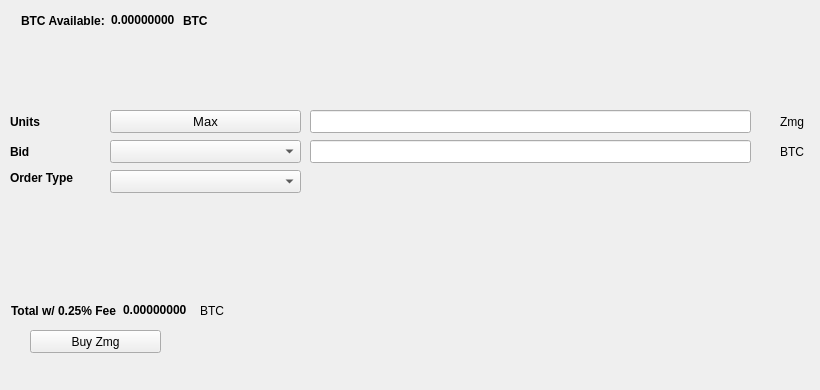
   <widget class="QWidget" name="BuyTab">
    <attribute name="title">
     <string>Buy</string>
    </attribute>
    <widget class="QPushButton" name="BuyZmg">
     <property name="geometry">
      <rect>
       <x>30</x>
       <y>330</y>
       <width>131</width>
       <height>23</height>
      </rect>
     </property>
     <property name="text">
      <string>Buy Zmg</string>
     </property>
     <property name="icon">
      <iconset resource="../zmg.qrc">
       <normaloff>:/icons/bitcoin</normaloff>:/icons/bitcoin</iconset>
     </property>
    </widget>
    <widget class="QLabel" name="label_3">
     <property name="geometry">
      <rect>
       <x>10</x>
       <y>110</y>
       <width>46</width>
       <height>23</height>
      </rect>
     </property>
     <property name="font">
      <font>
       <weight>75</weight>
       <bold>true</bold>
      </font>
     </property>
     <property name="text">
      <string>Units</string>
     </property>
    </widget>
    <widget class="QLineEdit" name="UnitsInput">
     <property name="geometry">
      <rect>
       <x>310</x>
       <y>110</y>
       <width>441</width>
       <height>23</height>
      </rect>
     </property>
     <property name="font">
      <font>
       <pointsize>9</pointsize>
       <weight>75</weight>
       <bold>true</bold>
      </font>
     </property>
    </widget>
    <widget class="QLineEdit" name="BuyBidPriceEdit">
     <property name="geometry">
      <rect>
       <x>310</x>
       <y>140</y>
       <width>441</width>
       <height>23</height>
      </rect>
     </property>
     <property name="font">
      <font>
       <pointsize>9</pointsize>
       <weight>75</weight>
       <bold>true</bold>
      </font>
     </property>
    </widget>
    <widget class="QLabel" name="label_4">
     <property name="geometry">
      <rect>
       <x>780</x>
       <y>110</y>
       <width>31</width>
       <height>23</height>
      </rect>
     </property>
     <property name="text">
      <string>Zmg</string>
     </property>
    </widget>
    <widget class="QLabel" name="label_5">
     <property name="geometry">
      <rect>
       <x>780</x>
       <y>140</y>
       <width>31</width>
       <height>23</height>
      </rect>
     </property>
     <property name="text">
      <string>BTC</string>
     </property>
    </widget>
    <widget class="QLabel" name="label_6">
     <property name="geometry">
      <rect>
       <x>10</x>
       <y>140</y>
       <width>46</width>
       <height>23</height>
      </rect>
     </property>
     <property name="font">
      <font>
       <weight>75</weight>
       <bold>true</bold>
      </font>
     </property>
     <property name="text">
      <string>Bid</string>
     </property>
    </widget>
    <widget class="QLabel" name="label_7">
     <property name="geometry">
      <rect>
       <x>10</x>
       <y>170</y>
       <width>91</width>
       <height>16</height>
      </rect>
     </property>
     <property name="font">
      <font>
       <weight>75</weight>
       <bold>true</bold>
      </font>
     </property>
     <property name="text">
      <string>Order Type</string>
     </property>
    </widget>
    <widget class="QPushButton" name="Buy_Max_Amount">
     <property name="geometry">
      <rect>
       <x>110</x>
       <y>110</y>
       <width>191</width>
       <height>23</height>
      </rect>
     </property>
     <property name="font">
      <font>
       <pointsize>10</pointsize>
      </font>
     </property>
     <property name="text">
      <string>Max</string>
     </property>
    </widget>
    <widget class="QComboBox" name="BuyBidcomboBox">
     <property name="geometry">
      <rect>
       <x>110</x>
       <y>140</y>
       <width>191</width>
       <height>23</height>
      </rect>
     </property>
     <property name="font">
      <font>
       <pointsize>10</pointsize>
      </font>
     </property>
    </widget>
    <widget class="QComboBox" name="buyOrdertypeCombo">
     <property name="geometry">
      <rect>
       <x>110</x>
       <y>170</y>
       <width>191</width>
       <height>23</height>
      </rect>
     </property>
     <property name="font">
      <font>
       <pointsize>10</pointsize>
      </font>
     </property>
    </widget>
    <widget class="QWidget" name="layoutWidget1">
     <property name="geometry">
      <rect>
       <x>21</x>
       <y>11</y>
       <width>227</width>
       <height>19</height>
      </rect>
     </property>
     <layout class="QHBoxLayout" name="horizontalLayout_3">
      <item>
       <widget class="QLabel" name="label232">
        <property name="font">
         <font>
          <weight>75</weight>
          <bold>true</bold>
         </font>
        </property>
        <property name="text">
         <string>BTC Available:</string>
        </property>
       </widget>
      </item>
      <item>
       <widget class="QLabel" name="BtcAvailableLbl">
        <property name="palette">
         <palette>
          <active>
           <colorrole role="WindowText">
            <brush brushstyle="SolidPattern">
             <color alpha="255">
              <red>0</red>
              <green>0</green>
              <blue>0</blue>
             </color>
            </brush>
           </colorrole>
           <colorrole role="Button">
            <brush brushstyle="SolidPattern">
             <color alpha="255">
              <red>0</red>
              <green>170</green>
              <blue>0</blue>
             </color>
            </brush>
           </colorrole>
           <colorrole role="Light">
            <brush brushstyle="SolidPattern">
             <color alpha="255">
              <red>0</red>
              <green>255</green>
              <blue>0</blue>
             </color>
            </brush>
           </colorrole>
           <colorrole role="Midlight">
            <brush brushstyle="SolidPattern">
             <color alpha="255">
              <red>0</red>
              <green>212</green>
              <blue>0</blue>
             </color>
            </brush>
           </colorrole>
           <colorrole role="Dark">
            <brush brushstyle="SolidPattern">
             <color alpha="255">
              <red>0</red>
              <green>85</green>
              <blue>0</blue>
             </color>
            </brush>
           </colorrole>
           <colorrole role="Mid">
            <brush brushstyle="SolidPattern">
             <color alpha="255">
              <red>0</red>
              <green>113</green>
              <blue>0</blue>
             </color>
            </brush>
           </colorrole>
           <colorrole role="Text">
            <brush brushstyle="SolidPattern">
             <color alpha="255">
              <red>0</red>
              <green>170</green>
              <blue>0</blue>
             </color>
            </brush>
           </colorrole>
           <colorrole role="BrightText">
            <brush brushstyle="SolidPattern">
             <color alpha="255">
              <red>255</red>
              <green>255</green>
              <blue>255</blue>
             </color>
            </brush>
           </colorrole>
           <colorrole role="ButtonText">
            <brush brushstyle="SolidPattern">
             <color alpha="255">
              <red>0</red>
              <green>0</green>
              <blue>0</blue>
             </color>
            </brush>
           </colorrole>
           <colorrole role="Base">
            <brush brushstyle="SolidPattern">
             <color alpha="255">
              <red>255</red>
              <green>255</green>
              <blue>255</blue>
             </color>
            </brush>
           </colorrole>
           <colorrole role="Window">
            <brush brushstyle="SolidPattern">
             <color alpha="255">
              <red>0</red>
              <green>170</green>
              <blue>0</blue>
             </color>
            </brush>
           </colorrole>
           <colorrole role="Shadow">
            <brush brushstyle="SolidPattern">
             <color alpha="255">
              <red>0</red>
              <green>0</green>
              <blue>0</blue>
             </color>
            </brush>
           </colorrole>
           <colorrole role="AlternateBase">
            <brush brushstyle="SolidPattern">
             <color alpha="255">
              <red>127</red>
              <green>212</green>
              <blue>127</blue>
             </color>
            </brush>
           </colorrole>
           <colorrole role="ToolTipBase">
            <brush brushstyle="SolidPattern">
             <color alpha="255">
              <red>255</red>
              <green>255</green>
              <blue>220</blue>
             </color>
            </brush>
           </colorrole>
           <colorrole role="ToolTipText">
            <brush brushstyle="SolidPattern">
             <color alpha="255">
              <red>0</red>
              <green>0</green>
              <blue>0</blue>
             </color>
            </brush>
           </colorrole>
          </active>
          <inactive>
           <colorrole role="WindowText">
            <brush brushstyle="SolidPattern">
             <color alpha="255">
              <red>0</red>
              <green>0</green>
              <blue>0</blue>
             </color>
            </brush>
           </colorrole>
           <colorrole role="Button">
            <brush brushstyle="SolidPattern">
             <color alpha="255">
              <red>0</red>
              <green>170</green>
              <blue>0</blue>
             </color>
            </brush>
           </colorrole>
           <colorrole role="Light">
            <brush brushstyle="SolidPattern">
             <color alpha="255">
              <red>0</red>
              <green>255</green>
              <blue>0</blue>
             </color>
            </brush>
           </colorrole>
           <colorrole role="Midlight">
            <brush brushstyle="SolidPattern">
             <color alpha="255">
              <red>0</red>
              <green>212</green>
              <blue>0</blue>
             </color>
            </brush>
           </colorrole>
           <colorrole role="Dark">
            <brush brushstyle="SolidPattern">
             <color alpha="255">
              <red>0</red>
              <green>85</green>
              <blue>0</blue>
             </color>
            </brush>
           </colorrole>
           <colorrole role="Mid">
            <brush brushstyle="SolidPattern">
             <color alpha="255">
              <red>0</red>
              <green>113</green>
              <blue>0</blue>
             </color>
            </brush>
           </colorrole>
           <colorrole role="Text">
            <brush brushstyle="SolidPattern">
             <color alpha="255">
              <red>0</red>
              <green>170</green>
              <blue>0</blue>
             </color>
            </brush>
           </colorrole>
           <colorrole role="BrightText">
            <brush brushstyle="SolidPattern">
             <color alpha="255">
              <red>255</red>
              <green>255</green>
              <blue>255</blue>
             </color>
            </brush>
           </colorrole>
           <colorrole role="ButtonText">
            <brush brushstyle="SolidPattern">
             <color alpha="255">
              <red>0</red>
              <green>0</green>
              <blue>0</blue>
             </color>
            </brush>
           </colorrole>
           <colorrole role="Base">
            <brush brushstyle="SolidPattern">
             <color alpha="255">
              <red>255</red>
              <green>255</green>
              <blue>255</blue>
             </color>
            </brush>
           </colorrole>
           <colorrole role="Window">
            <brush brushstyle="SolidPattern">
             <color alpha="255">
              <red>0</red>
              <green>170</green>
              <blue>0</blue>
             </color>
            </brush>
           </colorrole>
           <colorrole role="Shadow">
            <brush brushstyle="SolidPattern">
             <color alpha="255">
              <red>0</red>
              <green>0</green>
              <blue>0</blue>
             </color>
            </brush>
           </colorrole>
           <colorrole role="AlternateBase">
            <brush brushstyle="SolidPattern">
             <color alpha="255">
              <red>127</red>
              <green>212</green>
              <blue>127</blue>
             </color>
            </brush>
           </colorrole>
           <colorrole role="ToolTipBase">
            <brush brushstyle="SolidPattern">
             <color alpha="255">
              <red>255</red>
              <green>255</green>
              <blue>220</blue>
             </color>
            </brush>
           </colorrole>
           <colorrole role="ToolTipText">
            <brush brushstyle="SolidPattern">
             <color alpha="255">
              <red>0</red>
              <green>0</green>
              <blue>0</blue>
             </color>
            </brush>
           </colorrole>
          </inactive>
          <disabled>
           <colorrole role="WindowText">
            <brush brushstyle="SolidPattern">
             <color alpha="255">
              <red>0</red>
              <green>85</green>
              <blue>0</blue>
             </color>
            </brush>
           </colorrole>
           <colorrole role="Button">
            <brush brushstyle="SolidPattern">
             <color alpha="255">
              <red>0</red>
              <green>170</green>
              <blue>0</blue>
             </color>
            </brush>
           </colorrole>
           <colorrole role="Light">
            <brush brushstyle="SolidPattern">
             <color alpha="255">
              <red>0</red>
              <green>255</green>
              <blue>0</blue>
             </color>
            </brush>
           </colorrole>
           <colorrole role="Midlight">
            <brush brushstyle="SolidPattern">
             <color alpha="255">
              <red>0</red>
              <green>212</green>
              <blue>0</blue>
             </color>
            </brush>
           </colorrole>
           <colorrole role="Dark">
            <brush brushstyle="SolidPattern">
             <color alpha="255">
              <red>0</red>
              <green>85</green>
              <blue>0</blue>
             </color>
            </brush>
           </colorrole>
           <colorrole role="Mid">
            <brush brushstyle="SolidPattern">
             <color alpha="255">
              <red>0</red>
              <green>113</green>
              <blue>0</blue>
             </color>
            </brush>
           </colorrole>
           <colorrole role="Text">
            <brush brushstyle="SolidPattern">
             <color alpha="255">
              <red>0</red>
              <green>85</green>
              <blue>0</blue>
             </color>
            </brush>
           </colorrole>
           <colorrole role="BrightText">
            <brush brushstyle="SolidPattern">
             <color alpha="255">
              <red>255</red>
              <green>255</green>
              <blue>255</blue>
             </color>
            </brush>
           </colorrole>
           <colorrole role="ButtonText">
            <brush brushstyle="SolidPattern">
             <color alpha="255">
              <red>0</red>
              <green>85</green>
              <blue>0</blue>
             </color>
            </brush>
           </colorrole>
           <colorrole role="Base">
            <brush brushstyle="SolidPattern">
             <color alpha="255">
              <red>0</red>
              <green>170</green>
              <blue>0</blue>
             </color>
            </brush>
           </colorrole>
           <colorrole role="Window">
            <brush brushstyle="SolidPattern">
             <color alpha="255">
              <red>0</red>
              <green>170</green>
              <blue>0</blue>
             </color>
            </brush>
           </colorrole>
           <colorrole role="Shadow">
            <brush brushstyle="SolidPattern">
             <color alpha="255">
              <red>0</red>
              <green>0</green>
              <blue>0</blue>
             </color>
            </brush>
           </colorrole>
           <colorrole role="AlternateBase">
            <brush brushstyle="SolidPattern">
             <color alpha="255">
              <red>0</red>
              <green>170</green>
              <blue>0</blue>
             </color>
            </brush>
           </colorrole>
           <colorrole role="ToolTipBase">
            <brush brushstyle="SolidPattern">
             <color alpha="255">
              <red>255</red>
              <green>255</green>
              <blue>220</blue>
             </color>
            </brush>
           </colorrole>
           <colorrole role="ToolTipText">
            <brush brushstyle="SolidPattern">
             <color alpha="255">
              <red>0</red>
              <green>0</green>
              <blue>0</blue>
             </color>
            </brush>
           </colorrole>
          </disabled>
         </palette>
        </property>
        <property name="font">
         <font>
          <weight>75</weight>
          <bold>true</bold>
         </font>
        </property>
        <property name="text">
         <string>0.00000000</string>
        </property>
        <property name="textInteractionFlags">
         <set>Qt::LinksAccessibleByMouse|Qt::TextSelectableByKeyboard|Qt::TextSelectableByMouse</set>
        </property>
       </widget>
      </item>
      <item>
       <widget class="QLabel" name="BtcAvailableLbl_2">
        <property name="font">
         <font>
          <weight>75</weight>
          <bold>true</bold>
         </font>
        </property>
        <property name="text">
         <string>BTC</string>
        </property>
       </widget>
      </item>
     </layout>
    </widget>
    <widget class="QWidget" name="layoutWidge2">
     <property name="geometry">
      <rect>
       <x>11</x>
       <y>301</y>
       <width>259</width>
       <height>19</height>
      </rect>
     </property>
     <layout class="QHBoxLayout" name="horizontalLayout_4">
      <item>
       <widget class="QLabel" name="label_9">
        <property name="font">
         <font>
          <weight>75</weight>
          <bold>true</bold>
         </font>
        </property>
        <property name="text">
         <string>Total w/ 0.25% Fee</string>
        </property>
       </widget>
      </item>
      <item>
       <widget class="QLabel" name="BuyCostLabel">
        <property name="palette">
         <palette>
          <active>
           <colorrole role="WindowText">
            <brush brushstyle="SolidPattern">
             <color alpha="255">
              <red>0</red>
              <green>0</green>
              <blue>0</blue>
             </color>
            </brush>
           </colorrole>
           <colorrole role="Button">
            <brush brushstyle="SolidPattern">
             <color alpha="255">
              <red>0</red>
              <green>170</green>
              <blue>0</blue>
             </color>
            </brush>
           </colorrole>
           <colorrole role="Light">
            <brush brushstyle="SolidPattern">
             <color alpha="255">
              <red>0</red>
              <green>255</green>
              <blue>0</blue>
             </color>
            </brush>
           </colorrole>
           <colorrole role="Midlight">
            <brush brushstyle="SolidPattern">
             <color alpha="255">
              <red>0</red>
              <green>212</green>
              <blue>0</blue>
             </color>
            </brush>
           </colorrole>
           <colorrole role="Dark">
            <brush brushstyle="SolidPattern">
             <color alpha="255">
              <red>0</red>
              <green>85</green>
              <blue>0</blue>
             </color>
            </brush>
           </colorrole>
           <colorrole role="Mid">
            <brush brushstyle="SolidPattern">
             <color alpha="255">
              <red>0</red>
              <green>113</green>
              <blue>0</blue>
             </color>
            </brush>
           </colorrole>
           <colorrole role="Text">
            <brush brushstyle="SolidPattern">
             <color alpha="255">
              <red>0</red>
              <green>170</green>
              <blue>0</blue>
             </color>
            </brush>
           </colorrole>
           <colorrole role="BrightText">
            <brush brushstyle="SolidPattern">
             <color alpha="255">
              <red>255</red>
              <green>255</green>
              <blue>255</blue>
             </color>
            </brush>
           </colorrole>
           <colorrole role="ButtonText">
            <brush brushstyle="SolidPattern">
             <color alpha="255">
              <red>0</red>
              <green>0</green>
              <blue>0</blue>
             </color>
            </brush>
           </colorrole>
           <colorrole role="Base">
            <brush brushstyle="SolidPattern">
             <color alpha="255">
              <red>255</red>
              <green>255</green>
              <blue>255</blue>
             </color>
            </brush>
           </colorrole>
           <colorrole role="Window">
            <brush brushstyle="SolidPattern">
             <color alpha="255">
              <red>0</red>
              <green>170</green>
              <blue>0</blue>
             </color>
            </brush>
           </colorrole>
           <colorrole role="Shadow">
            <brush brushstyle="SolidPattern">
             <color alpha="255">
              <red>0</red>
              <green>0</green>
              <blue>0</blue>
             </color>
            </brush>
           </colorrole>
           <colorrole role="AlternateBase">
            <brush brushstyle="SolidPattern">
             <color alpha="255">
              <red>127</red>
              <green>212</green>
              <blue>127</blue>
             </color>
            </brush>
           </colorrole>
           <colorrole role="ToolTipBase">
            <brush brushstyle="SolidPattern">
             <color alpha="255">
              <red>255</red>
              <green>255</green>
              <blue>220</blue>
             </color>
            </brush>
           </colorrole>
           <colorrole role="ToolTipText">
            <brush brushstyle="SolidPattern">
             <color alpha="255">
              <red>0</red>
              <green>0</green>
              <blue>0</blue>
             </color>
            </brush>
           </colorrole>
          </active>
          <inactive>
           <colorrole role="WindowText">
            <brush brushstyle="SolidPattern">
             <color alpha="255">
              <red>0</red>
              <green>0</green>
              <blue>0</blue>
             </color>
            </brush>
           </colorrole>
           <colorrole role="Button">
            <brush brushstyle="SolidPattern">
             <color alpha="255">
              <red>0</red>
              <green>170</green>
              <blue>0</blue>
             </color>
            </brush>
           </colorrole>
           <colorrole role="Light">
            <brush brushstyle="SolidPattern">
             <color alpha="255">
              <red>0</red>
              <green>255</green>
              <blue>0</blue>
             </color>
            </brush>
           </colorrole>
           <colorrole role="Midlight">
            <brush brushstyle="SolidPattern">
             <color alpha="255">
              <red>0</red>
              <green>212</green>
              <blue>0</blue>
             </color>
            </brush>
           </colorrole>
           <colorrole role="Dark">
            <brush brushstyle="SolidPattern">
             <color alpha="255">
              <red>0</red>
              <green>85</green>
              <blue>0</blue>
             </color>
            </brush>
           </colorrole>
           <colorrole role="Mid">
            <brush brushstyle="SolidPattern">
             <color alpha="255">
              <red>0</red>
              <green>113</green>
              <blue>0</blue>
             </color>
            </brush>
           </colorrole>
           <colorrole role="Text">
            <brush brushstyle="SolidPattern">
             <color alpha="255">
              <red>0</red>
              <green>170</green>
              <blue>0</blue>
             </color>
            </brush>
           </colorrole>
           <colorrole role="BrightText">
            <brush brushstyle="SolidPattern">
             <color alpha="255">
              <red>255</red>
              <green>255</green>
              <blue>255</blue>
             </color>
            </brush>
           </colorrole>
           <colorrole role="ButtonText">
            <brush brushstyle="SolidPattern">
             <color alpha="255">
              <red>0</red>
              <green>0</green>
              <blue>0</blue>
             </color>
            </brush>
           </colorrole>
           <colorrole role="Base">
            <brush brushstyle="SolidPattern">
             <color alpha="255">
              <red>255</red>
              <green>255</green>
              <blue>255</blue>
             </color>
            </brush>
           </colorrole>
           <colorrole role="Window">
            <brush brushstyle="SolidPattern">
             <color alpha="255">
              <red>0</red>
              <green>170</green>
              <blue>0</blue>
             </color>
            </brush>
           </colorrole>
           <colorrole role="Shadow">
            <brush brushstyle="SolidPattern">
             <color alpha="255">
              <red>0</red>
              <green>0</green>
              <blue>0</blue>
             </color>
            </brush>
           </colorrole>
           <colorrole role="AlternateBase">
            <brush brushstyle="SolidPattern">
             <color alpha="255">
              <red>127</red>
              <green>212</green>
              <blue>127</blue>
             </color>
            </brush>
           </colorrole>
           <colorrole role="ToolTipBase">
            <brush brushstyle="SolidPattern">
             <color alpha="255">
              <red>255</red>
              <green>255</green>
              <blue>220</blue>
             </color>
            </brush>
           </colorrole>
           <colorrole role="ToolTipText">
            <brush brushstyle="SolidPattern">
             <color alpha="255">
              <red>0</red>
              <green>0</green>
              <blue>0</blue>
             </color>
            </brush>
           </colorrole>
          </inactive>
          <disabled>
           <colorrole role="WindowText">
            <brush brushstyle="SolidPattern">
             <color alpha="255">
              <red>0</red>
              <green>85</green>
              <blue>0</blue>
             </color>
            </brush>
           </colorrole>
           <colorrole role="Button">
            <brush brushstyle="SolidPattern">
             <color alpha="255">
              <red>0</red>
              <green>170</green>
              <blue>0</blue>
             </color>
            </brush>
           </colorrole>
           <colorrole role="Light">
            <brush brushstyle="SolidPattern">
             <color alpha="255">
              <red>0</red>
              <green>255</green>
              <blue>0</blue>
             </color>
            </brush>
           </colorrole>
           <colorrole role="Midlight">
            <brush brushstyle="SolidPattern">
             <color alpha="255">
              <red>0</red>
              <green>212</green>
              <blue>0</blue>
             </color>
            </brush>
           </colorrole>
           <colorrole role="Dark">
            <brush brushstyle="SolidPattern">
             <color alpha="255">
              <red>0</red>
              <green>85</green>
              <blue>0</blue>
             </color>
            </brush>
           </colorrole>
           <colorrole role="Mid">
            <brush brushstyle="SolidPattern">
             <color alpha="255">
              <red>0</red>
              <green>113</green>
              <blue>0</blue>
             </color>
            </brush>
           </colorrole>
           <colorrole role="Text">
            <brush brushstyle="SolidPattern">
             <color alpha="255">
              <red>0</red>
              <green>85</green>
              <blue>0</blue>
             </color>
            </brush>
           </colorrole>
           <colorrole role="BrightText">
            <brush brushstyle="SolidPattern">
             <color alpha="255">
              <red>255</red>
              <green>255</green>
              <blue>255</blue>
             </color>
            </brush>
           </colorrole>
           <colorrole role="ButtonText">
            <brush brushstyle="SolidPattern">
             <color alpha="255">
              <red>0</red>
              <green>85</green>
              <blue>0</blue>
             </color>
            </brush>
           </colorrole>
           <colorrole role="Base">
            <brush brushstyle="SolidPattern">
             <color alpha="255">
              <red>0</red>
              <green>170</green>
              <blue>0</blue>
             </color>
            </brush>
           </colorrole>
           <colorrole role="Window">
            <brush brushstyle="SolidPattern">
             <color alpha="255">
              <red>0</red>
              <green>170</green>
              <blue>0</blue>
             </color>
            </brush>
           </colorrole>
           <colorrole role="Shadow">
            <brush brushstyle="SolidPattern">
             <color alpha="255">
              <red>0</red>
              <green>0</green>
              <blue>0</blue>
             </color>
            </brush>
           </colorrole>
           <colorrole role="AlternateBase">
            <brush brushstyle="SolidPattern">
             <color alpha="255">
              <red>0</red>
              <green>170</green>
              <blue>0</blue>
             </color>
            </brush>
           </colorrole>
           <colorrole role="ToolTipBase">
            <brush brushstyle="SolidPattern">
             <color alpha="255">
              <red>255</red>
              <green>255</green>
              <blue>220</blue>
             </color>
            </brush>
           </colorrole>
           <colorrole role="ToolTipText">
            <brush brushstyle="SolidPattern">
             <color alpha="255">
              <red>0</red>
              <green>0</green>
              <blue>0</blue>
             </color>
            </brush>
           </colorrole>
          </disabled>
         </palette>
        </property>
        <property name="font">
         <font>
          <weight>75</weight>
          <bold>true</bold>
         </font>
        </property>
        <property name="autoFillBackground">
         <bool>false</bool>
        </property>
        <property name="text">
         <string>0.00000000</string>
        </property>
        <property name="textInteractionFlags">
         <set>Qt::LinksAccessibleByMouse|Qt::TextSelectableByMouse</set>
        </property>
       </widget>
      </item>
      <item>
       <widget class="QLabel" name="label_10">
        <property name="font">
         <font>
          <weight>50</weight>
          <bold>false</bold>
         </font>
        </property>
        <property name="text">
         <string>BTC</string>
        </property>
       </widget>
      </item>
     </layout>
    </widget>
    <widget class="QLabel" name="label_24">
     <property name="geometry">
      <rect>
       <x>460</x>
       <y>300</y>
       <width>281</width>
       <height>81</height>
      </rect>
     </property>
     <property name="text">
      <string/>
     </property>
     <property name="pixmap">
      <pixmap>:/images/bittrex</pixmap>
     </property>
    </widget>
   </widget>
